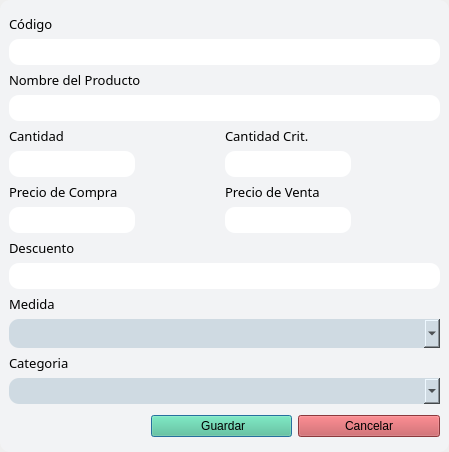
<?xml version="1.0" encoding="UTF-8"?>
<ui version="4.0">
 <class>ModifiProducto</class>
 <widget class="QDialog" name="ModifiProducto">
  <property name="geometry">
   <rect>
    <x>0</x>
    <y>0</y>
    <width>449</width>
    <height>452</height>
   </rect>
  </property>
  <property name="windowTitle">
   <string>Dialog</string>
  </property>
  <layout class="QVBoxLayout" name="verticalLayout">
   <property name="spacing">
    <number>0</number>
   </property>
   <property name="leftMargin">
    <number>0</number>
   </property>
   <property name="topMargin">
    <number>0</number>
   </property>
   <property name="rightMargin">
    <number>0</number>
   </property>
   <property name="bottomMargin">
    <number>0</number>
   </property>
   <item>
    <widget class="QFrame" name="tabPrctos_body_frame">
     <property name="styleSheet">
      <string notr="true">QLineEdit {
	border-radius: 10px;
	padding: 5px 10px;
	background-color: rgb(255,255,255);
	color: rgb(0,0,0);
}
QFrame {
	border-radius:10px;
	background-color: rgb(242, 243, 245);
}</string>
     </property>
     <property name="frameShape">
      <enum>QFrame::StyledPanel</enum>
     </property>
     <property name="frameShadow">
      <enum>QFrame::Raised</enum>
     </property>
     <layout class="QVBoxLayout" name="verticalLayout_13">
      <item>
       <spacer name="verticalSpacer_3">
        <property name="orientation">
         <enum>Qt::Vertical</enum>
        </property>
        <property name="sizeHint" stdset="0">
         <size>
          <width>20</width>
          <height>0</height>
         </size>
        </property>
       </spacer>
      </item>
      <item>
       <widget class="QLabel" name="codigoPrctoModifi_label">
        <property name="font">
         <font>
          <family>Gotham</family>
          <pointsize>10</pointsize>
         </font>
        </property>
        <property name="text">
         <string>Código</string>
        </property>
       </widget>
      </item>
      <item>
       <widget class="QLineEdit" name="codigoPrctoModifi_lineE">
        <property name="inputMask">
         <string>9999999999999999999999</string>
        </property>
       </widget>
      </item>
      <item>
       <widget class="QLabel" name="nombrePrctoModifi_label">
        <property name="font">
         <font>
          <family>Gotham</family>
          <pointsize>10</pointsize>
         </font>
        </property>
        <property name="text">
         <string>Nombre del Producto</string>
        </property>
       </widget>
      </item>
      <item>
       <widget class="QLineEdit" name="nombrePrctoModifi_lineE"/>
      </item>
      <item>
       <layout class="QHBoxLayout" name="horizontalLayout_12">
        <property name="spacing">
         <number>0</number>
        </property>
        <item>
         <widget class="QLabel" name="cantidadPrctoModifi_label">
          <property name="font">
           <font>
            <family>Gotham</family>
            <pointsize>10</pointsize>
           </font>
          </property>
          <property name="text">
           <string>Cantidad</string>
          </property>
         </widget>
        </item>
        <item>
         <widget class="QLabel" name="cantidadCritPrctoModifi_label">
          <property name="font">
           <font>
            <family>Gotham</family>
            <pointsize>10</pointsize>
           </font>
          </property>
          <property name="text">
           <string>Cantidad Crit.</string>
          </property>
         </widget>
        </item>
       </layout>
      </item>
      <item>
       <layout class="QHBoxLayout" name="horizontalLayout_17">
        <property name="spacing">
         <number>0</number>
        </property>
        <item>
         <widget class="QLineEdit" name="cantidadProctoModifi_lineE">
          <property name="inputMask">
           <string>999999999999</string>
          </property>
          <property name="frame">
           <bool>true</bool>
          </property>
         </widget>
        </item>
        <item>
         <spacer name="horizontalSpacer_7">
          <property name="orientation">
           <enum>Qt::Horizontal</enum>
          </property>
          <property name="sizeHint" stdset="0">
           <size>
            <width>40</width>
            <height>20</height>
           </size>
          </property>
         </spacer>
        </item>
        <item>
         <widget class="QLineEdit" name="cantidadCritPrctoModifi_lineE">
          <property name="inputMask">
           <string>999</string>
          </property>
         </widget>
        </item>
        <item>
         <spacer name="horizontalSpacer_8">
          <property name="orientation">
           <enum>Qt::Horizontal</enum>
          </property>
          <property name="sizeHint" stdset="0">
           <size>
            <width>40</width>
            <height>20</height>
           </size>
          </property>
         </spacer>
        </item>
       </layout>
      </item>
      <item>
       <layout class="QHBoxLayout" name="horizontalLayout_15">
        <property name="spacing">
         <number>0</number>
        </property>
        <item>
         <widget class="QLabel" name="precioCompraPrctoModifi_label">
          <property name="font">
           <font>
            <family>Gotham</family>
            <pointsize>10</pointsize>
           </font>
          </property>
          <property name="text">
           <string>Precio de Compra</string>
          </property>
         </widget>
        </item>
        <item>
         <widget class="QLabel" name="precioVentaPrctoModifi_label">
          <property name="font">
           <font>
            <family>Gotham</family>
            <pointsize>10</pointsize>
           </font>
          </property>
          <property name="text">
           <string>Precio de Venta</string>
          </property>
         </widget>
        </item>
       </layout>
      </item>
      <item>
       <layout class="QHBoxLayout" name="horizontalLayout_16">
        <property name="spacing">
         <number>0</number>
        </property>
        <item>
         <widget class="QLineEdit" name="precioCompraPrctoModifi_lineE">
          <property name="inputMask">
           <string>9999999999999</string>
          </property>
         </widget>
        </item>
        <item>
         <spacer name="horizontalSpacer_5">
          <property name="orientation">
           <enum>Qt::Horizontal</enum>
          </property>
          <property name="sizeHint" stdset="0">
           <size>
            <width>40</width>
            <height>20</height>
           </size>
          </property>
         </spacer>
        </item>
        <item>
         <widget class="QLineEdit" name="precioVentaPrctoModifi_lineE">
          <property name="inputMask">
           <string>9999999999999</string>
          </property>
         </widget>
        </item>
        <item>
         <spacer name="horizontalSpacer_6">
          <property name="orientation">
           <enum>Qt::Horizontal</enum>
          </property>
          <property name="sizeHint" stdset="0">
           <size>
            <width>40</width>
            <height>20</height>
           </size>
          </property>
         </spacer>
        </item>
       </layout>
      </item>
      <item>
       <widget class="QLabel" name="descuentoPrctoModifi_label">
        <property name="font">
         <font>
          <family>Gotham</family>
          <pointsize>10</pointsize>
         </font>
        </property>
        <property name="text">
         <string>Descuento</string>
        </property>
       </widget>
      </item>
      <item>
       <widget class="QLineEdit" name="descuentoPrctoModifi_lineE">
        <property name="inputMask">
         <string>99</string>
        </property>
        <property name="frame">
         <bool>false</bool>
        </property>
       </widget>
      </item>
      <item>
       <widget class="QLabel" name="medidaPrctoModifi_label">
        <property name="font">
         <font>
          <family>Gotham</family>
          <pointsize>10</pointsize>
         </font>
        </property>
        <property name="text">
         <string>Medida</string>
        </property>
       </widget>
      </item>
      <item>
       <widget class="QComboBox" name="medidaPrctoModifi_comboB">
        <property name="font">
         <font>
          <family>Poppins</family>
          <pointsize>9</pointsize>
         </font>
        </property>
        <property name="styleSheet">
         <string notr="true">border-radius: 10px;
padding: 5px 10px;
background-color: rgb(207, 218, 226);
color: rgb(0,0,0);</string>
        </property>
        <property name="editable">
         <bool>false</bool>
        </property>
        <property name="duplicatesEnabled">
         <bool>false</bool>
        </property>
        <property name="frame">
         <bool>false</bool>
        </property>
       </widget>
      </item>
      <item>
       <widget class="QLabel" name="categoriaPrctoModifi_label">
        <property name="font">
         <font>
          <family>Gotham</family>
          <pointsize>10</pointsize>
         </font>
        </property>
        <property name="text">
         <string>Categoria</string>
        </property>
       </widget>
      </item>
      <item>
       <widget class="QComboBox" name="categoriaPrctoModifi_comboB">
        <property name="styleSheet">
         <string notr="true">border-radius: 10px;
padding: 5px 10px;
background-color: rgb(207, 218, 226);
color: rgb(0,0,0);</string>
        </property>
       </widget>
      </item>
      <item>
       <spacer name="verticalSpacer_4">
        <property name="orientation">
         <enum>Qt::Vertical</enum>
        </property>
        <property name="sizeHint" stdset="0">
         <size>
          <width>20</width>
          <height>1</height>
         </size>
        </property>
       </spacer>
      </item>
      <item>
       <layout class="QHBoxLayout" name="horizontalLayout_14">
        <property name="spacing">
         <number>6</number>
        </property>
        <item>
         <spacer name="horizontalSpacer">
          <property name="orientation">
           <enum>Qt::Horizontal</enum>
          </property>
          <property name="sizeHint" stdset="0">
           <size>
            <width>60</width>
            <height>20</height>
           </size>
          </property>
         </spacer>
        </item>
        <item>
         <widget class="QPushButton" name="GuadarPrctoModifi_btton">
          <property name="sizePolicy">
           <sizepolicy hsizetype="Expanding" vsizetype="Fixed">
            <horstretch>0</horstretch>
            <verstretch>0</verstretch>
           </sizepolicy>
          </property>
          <property name="font">
           <font>
            <family>Microsoft JhengHei UI</family>
           </font>
          </property>
          <property name="styleSheet">
           <string notr="true">QPushButton {
	background-color: rgb(80, 195, 144);
}

QPushButton:hover {
	background-color: rgb(91, 221, 163);
}

QPushButton:pressed {
	background-color: rgb(80, 195, 144);
}</string>
          </property>
          <property name="text">
           <string> Guardar</string>
          </property>
          <property name="icon">
           <iconset resource="../assets/assets/icons/resources.qrc">
            <normaloff>:/redpack/rd-storage.png</normaloff>:/redpack/rd-storage.png</iconset>
          </property>
         </widget>
        </item>
        <item>
         <widget class="QPushButton" name="CancelarPrctoModifi_btton">
          <property name="sizePolicy">
           <sizepolicy hsizetype="Expanding" vsizetype="Fixed">
            <horstretch>0</horstretch>
            <verstretch>0</verstretch>
           </sizepolicy>
          </property>
          <property name="font">
           <font>
            <family>Microsoft JhengHei UI</family>
           </font>
          </property>
          <property name="styleSheet">
           <string notr="true">QPushButton {
	background-color: rgb(195, 80, 85);
}

QPushButton:hover {
	
	background-color: rgb(213, 88, 94);
}

QPushButton:pressed {
	background-color: rgb(195, 80, 85);
}</string>
          </property>
          <property name="text">
           <string>Cancelar</string>
          </property>
          <property name="icon">
           <iconset resource="../assets/assets/icons/resources.qrc">
            <normaloff>:/redpack/rd-clean.png</normaloff>:/redpack/rd-clean.png</iconset>
          </property>
         </widget>
        </item>
       </layout>
      </item>
      <item>
       <spacer name="verticalSpacer_5">
        <property name="orientation">
         <enum>Qt::Vertical</enum>
        </property>
        <property name="sizeHint" stdset="0">
         <size>
          <width>20</width>
          <height>0</height>
         </size>
        </property>
       </spacer>
      </item>
     </layout>
    </widget>
   </item>
  </layout>
 </widget>
 <resources>
  <include location="../assets/assets/icons/resources.qrc"/>
 </resources>
 <connections/>
</ui>
